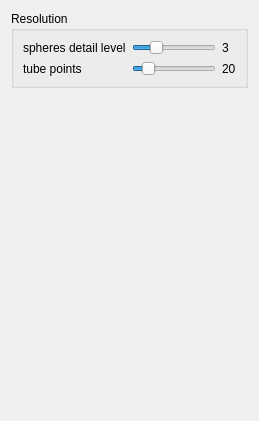
     <widget class="QWidget" name="RTFact">
      <layout class="QVBoxLayout" name="verticalLayout_6">
       <item>
        <widget class="QGroupBox" name="groupBox_9">
         <property name="title">
          <string>Resolution</string>
         </property>
         <layout class="QGridLayout" name="gridLayout_5">
          <item row="0" column="0">
           <widget class="QLabel" name="textLabel1_51">
            <property name="text">
             <string>spheres detail level</string>
            </property>
           </widget>
          </item>
          <item row="0" column="1">
           <widget class="QSlider" name="sphere_points_slider">
            <property name="minimum">
             <number>1</number>
            </property>
            <property name="maximum">
             <number>5</number>
            </property>
            <property name="value">
             <number>2</number>
            </property>
            <property name="sliderPosition">
             <number>2</number>
            </property>
            <property name="orientation">
             <enum>Qt::Horizontal</enum>
            </property>
           </widget>
          </item>
          <item row="0" column="2">
           <widget class="QLabel" name="sphere_points_label">
            <property name="text">
             <string>3</string>
            </property>
           </widget>
          </item>
          <item row="1" column="0">
           <widget class="QLabel" name="textLabel1_52">
            <property name="text">
             <string>tube points</string>
            </property>
           </widget>
          </item>
          <item row="1" column="1">
           <widget class="QSlider" name="tube_points_slider">
            <property name="minimum">
             <number>12</number>
            </property>
            <property name="maximum">
             <number>72</number>
            </property>
            <property name="singleStep">
             <number>2</number>
            </property>
            <property name="value">
             <number>20</number>
            </property>
            <property name="sliderPosition">
             <number>20</number>
            </property>
            <property name="orientation">
             <enum>Qt::Horizontal</enum>
            </property>
           </widget>
          </item>
          <item row="1" column="2">
           <widget class="QLabel" name="tube_points_label">
            <property name="text">
             <string>20</string>
            </property>
           </widget>
          </item>
         </layout>
        </widget>
       </item>
       <item>
        <spacer name="verticalSpacer_5">
         <property name="orientation">
          <enum>Qt::Vertical</enum>
         </property>
         <property name="sizeHint" stdset="0">
          <size>
           <width>20</width>
           <height>322</height>
          </size>
         </property>
        </spacer>
       </item>
      </layout>
     </widget>
